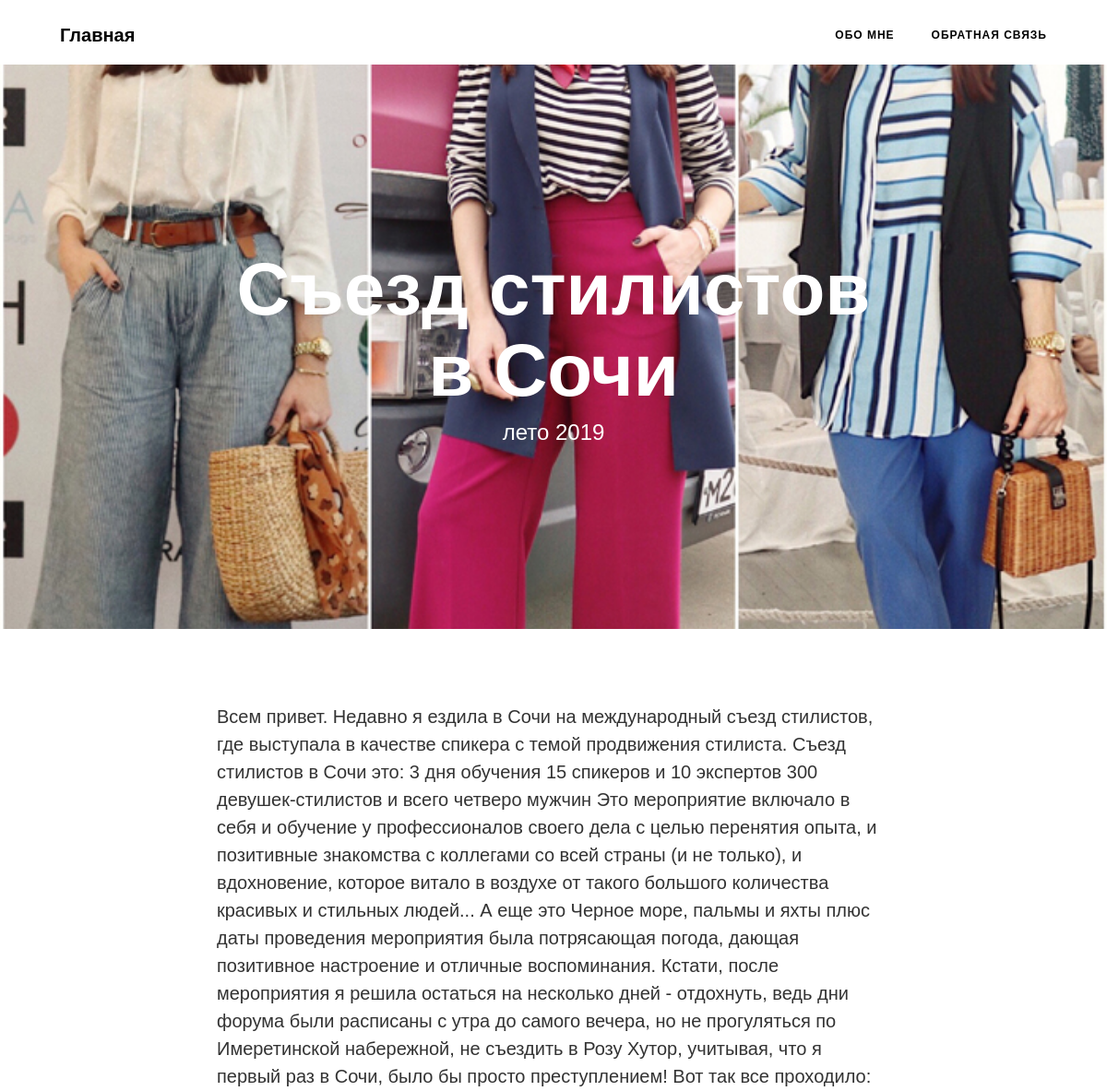
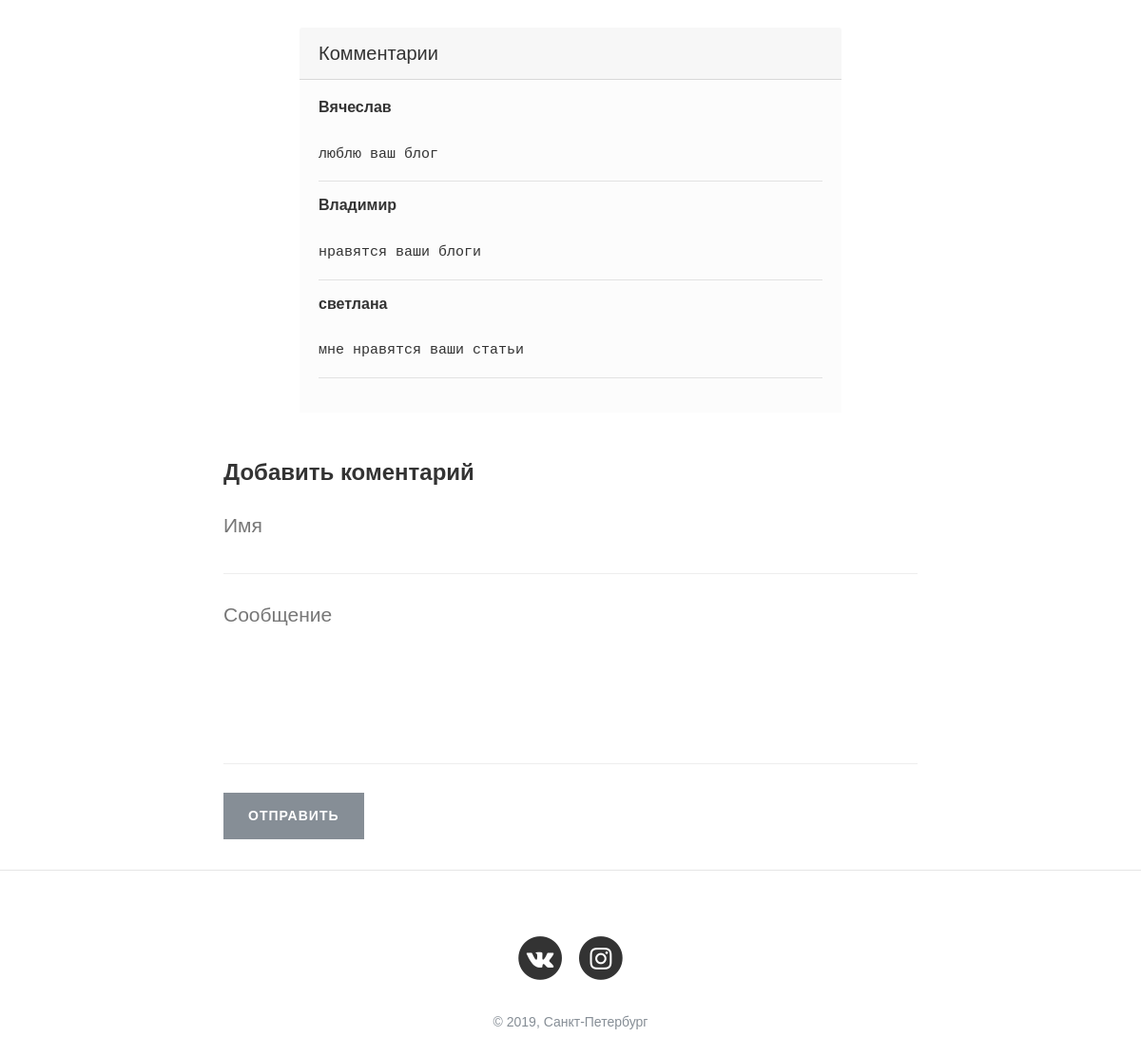
The page /post/12 on the database its author committed (2 pictures, top to bottom).
### tables this page shows
CREATE TABLE `posts` (
  `id` int(11) NOT NULL,
  `post_title` varchar(225) NOT NULL,
  `post_categori` varchar(225) NOT NULL,
  `post_text` text NOT NULL,
  `post_date` timestamp NOT NULL DEFAULT CURRENT_TIMESTAMP,
  `post_user_id` int(11) NOT NULL
);

CREATE TABLE `comments` (
  `comment_id` int(11) NOT NULL,
  `comment_name` varchar(225) NOT NULL,
  `comment_text` text NOT NULL,
  `comment_date` timestamp NOT NULL DEFAULT CURRENT_TIMESTAMP,
  `comment_post_id` int(11) NOT NULL
);

### application/controllers/MainController.php (called while the page is built, shortened)
<?php
class MainController extends Controller {
	public function postAction() {
		$adminModel = new Admin;
		$mainModel = new Main;
		$vars = [
			'data' => $adminModel->postData($this->route['id'])[0],
			'list' => $mainModel->CommentList($this->route['id']),
		];
		$this->view->render('Пост', $vars);
	}
}

### index.php (called while the page is built, shortened)
<?php
spl_autoload_register(function($class) {
    $path = str_replace('\\', '/', $class.'.php');
});
$router = new Router;
$router->run();

### application/lib/Db.php (called while the page is built, shortened)
<?php
class Db {
	protected $db;
	public function __construct() {
		$config = require 'application/config/db.php';
		$this->db = new PDO('mysql:host='.$config['host'].';dbname='.$config['dbname'].';charset='.$config['charset'].'', $config['user'], $config['password'] );
	}
	public function query($sql, $params = []) {
		$stmt = $this->db->prepare($sql);
		if (!empty($params)) {
			foreach ($params as $key => $val) {
				if (is_int($val)) {
					$type = PDO::PARAM_INT;
				} else {
					$type = PDO::PARAM_STR;
				}
				$stmt->bindValue(':'.$key, $val, $type);
			}
		}
		$stmt->execute();
		return $stmt;
	}
	public function row($sql, $params = []) {
		$result = $this->query($sql, $params);
		return $result->fetchAll(PDO::FETCH_ASSOC);
	}
}
?>

### application/config/db.php (called while the page is built)
<?php
return [
	"host" => "localhost",
	"dbname" => "server",
	"user" => "root",
	"password" => "",
	"charset" => "utf8",
];
?>

### application/models/Admin.php (called while the page is built, shortened)
<?php
class Admin extends Model {
	public function postData($id) {
		$params = [
			'id' => $id,
		];
		return $this->db->row('SELECT * FROM posts WHERE id = :id', $params);
	}
}

### application/core/Controller.php (called while the page is built, shortened)
<?php
abstract class Controller {
	public function __construct($route) {
		$this->route = $route;
	}
}

### application/core/Model.php (called while the page is built, shortened)
<?php
abstract class Model {
	public function __construct() {
		$this->db = new Db;
	}
}

### application/models/Main.php (called while the page is built, shortened)
<?php
class Main extends Model {
public function CommentList($post_id) {
		return $this->db->row("SELECT * FROM comments  WHERE comment_post_id = $post_id ORDER BY comment_id DESC;");
	}
}

### application/views/main/post.php (the view, shortened to what this page needs)
<header class="masthead" style="background-image: url('/public/materials/<?php echo $data['id']; ?>.jpg')">
    <div class="container">
        <div class="row">
            <div class="col-lg-8 col-md-10 mx-auto">
                <div class="page-heading">
                    <h1><?php echo htmlspecialchars($data['post_title'], ENT_QUOTES); ?></h1>
                    <span class="subheading"><?php echo htmlspecialchars($data['post_categori'], ENT_QUOTES); ?></span>
                </div>
            </div>
        </div>
    </div>
</header>
<div class="container">
    <div class="row">
        <div class="col-lg-8 col-md-10 mx-auto">
            <p><?php echo htmlspecialchars($data['post_text'], ENT_QUOTES); ?></p>
        </div>
    </div>
</div>
<div class="content-wrapper">
    <div class="container-fluid">
        <div class="row">
            <div class="col-lg-6 col-md-10 mx-auto">
            <div class="card-header">Комментарии</div>
            <div class="card-body">
                <div class="row">
                    <div class="col-lg-12">
                        <?php foreach ($list as $val): ?>
                            <div class="media">
                                <div class="media-body">
                                    <h6 class="mt-0"><?php  echo $val['comment_name'] ?></h6>
                                    <p class="mb-0"><?php  echo $val['comment_text'] ?></p>
                                </div>
                            </div>
                            <hr>
                        <?php endforeach; ?>
                    </div>
                </div>
            </div>
        </div>
        </div>
    </div>
</div>
<div class="container">
    <div class="row">
        <div class="col-lg-8 col-md-10 mx-auto">
            <form action="/comment/add" method="post">
                <h4>Добавить коментарий</h4>
                <div class="control-group">
                    <div class="form-group floating-label-form-group controls">
                        <p><input type="text" class="form-control" name="name" placeholder="Имя"></p>
                    </div>
                </div>
                <div class="control-group">
                    <div class="form-group floating-label-form-group controls">
                        <p><textarea rows="5" class="form-control" name="text" placeholder="Сообщение"></textarea></p>
                    </div>
                </div>
                <br>
                <div class="form-group">
                    <button type="submit" class="btn btn-secondary" onclick='window.location.reload()' id="sendMessageButton">Отправить</button>
                </div>
            </form>
        </div>
    </div>
</div>

### public/styles/main.css (style rules this page uses)
body { font-size:20px;color:#333;font-family:Arial,serif }
p { line-height:1.5;margin:30px 0 }
h1,h2,h3,h4,h5,h6 { font-weight:800;font-family:Arial,sans-serif }
body { -webkit-tap-highlight-color:#0085a1 }
header.masthead { margin-bottom:50px;background:no-repeat center center;background-color:#777;background-attachment:scroll;-webkit-background-size:cover;-moz-background-size:cover;-o-background-size:cover;background-size:cover }
header.masthead .page-heading,header.masthead .post-heading,header.masthead .site-heading { padding:200px 0 150px;color:#fff }
@media only screen and (min-width:768px) { header.masthead .page-heading,header.masthead .post-heading,header.masthead .site-heading { padding:200px 0 } }
header.masthead .page-heading,header.masthead .site-heading { text-align:center }
header.masthead .page-heading h1,header.masthead .site-heading h1 { font-size:50px;margin-top:0 }
header.masthead .page-heading .subheading,header.masthead .site-heading .subheading { font-size:24px;font-weight:300;line-height:1.1;display:block;margin:10px 0 0;font-family:Arial,sans-serif }
@media only screen and (min-width:768px) { header.masthead .page-heading h1,header.masthead .site-heading h1 { font-size:80px } }
.floating-label-form-group { font-size:14px;position:relative;margin-bottom:0;padding-bottom:.5em;border-bottom:1px solid #eee }
.floating-label-form-group input,.floating-label-form-group textarea { font-size:1.5em;position:relative;z-index:1;padding:0;resize:none;border:none;border-radius:0;background:0 0;box-shadow:none!important;font-family:Arial,serif }
.btn { font-size:14px;font-weight:800;padding:15px 25px;letter-spacing:1px;text-transform:uppercase;border-radius:0;font-family:Arial,sans-serif }
.card-body { background: #FCFCFC; font-family: courier,serif; font-size:75%; }
.content-wrapper { margin-bottom: 50px; }
.masthead { background-image: url('/public/images/home-bg.jpg'); margin-top: 70px; }

### rows shown on the page
posts: post_title "Съезд стилистов в Сочи", post_categori "лето 2019", post_text "Всем привет. Недавно я ездила в Сочи на международный съезд стилистов, где выступала в качестве спикера с темой продвижения стилиста. Съезд стилистов в Сочи это: 3 дня обучения 15 спикеров и 10 экспертов 300 девушек-стилистов и всего четверо мужчин Это мероприятие включало в себя и обучение у профессионалов своего дела с целью перенятия опыта, и позитивные знакомства с коллегами со всей страны (и не только), и вдохновение, которое витало в воздухе от такого большого количества красивых и стильных людей... А еще это Черное море, пальмы и яхты плюс даты проведения мероприятия была потрясающая погода, дающая позитивное настроение и отличные воспоминания. Кстати, после мероприятия я решила…"
comments: comment_name "Вячеслав", comment_text "люблю ваш блог"
comments: comment_name "Владимир", comment_text "нравятся ваши блоги"
comments: comment_name "светлана", comment_text "мне нравятся ваши статьи"
